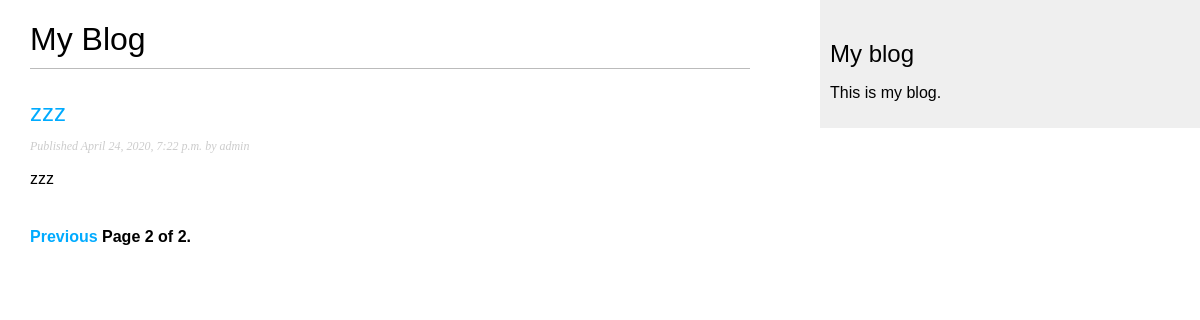
The page /blog/?page=2 on the database as committed earlier.
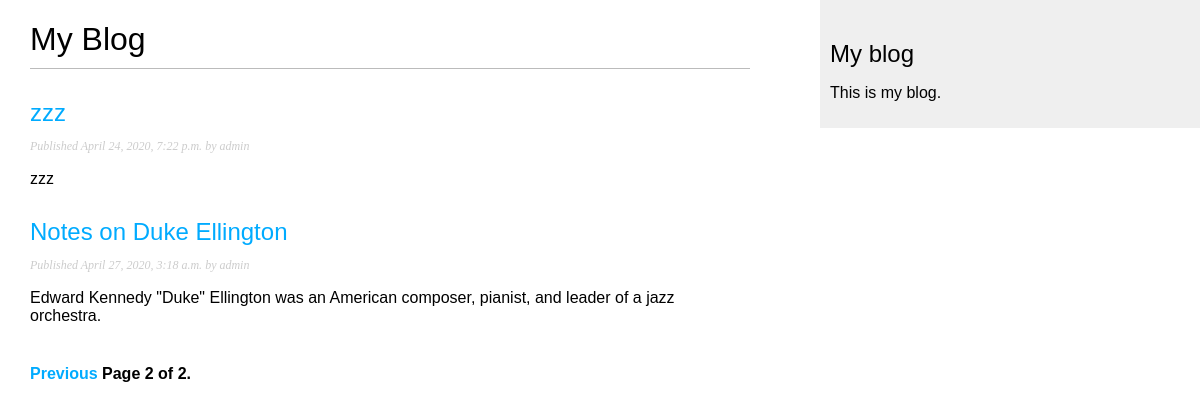
The same page on the database as committed later.
### blog/models.py (models this page shows, shortened)
class Post(models.Model):
    STATUS_CHOICES = (
        ('draft', 'Draft'),
        ('published', 'Published'),
    )
    title = models.CharField(max_length=250)
    slug = models.SlugField(max_length=250,
                            unique_for_date='publish')
    author = models.ForeignKey(
        User, on_delete=models.CASCADE, related_name='blog_posts')
    body = models.TextField()
    publish = models.DateTimeField(default=timezone.now)
    created = models.DateTimeField(auto_now=True)
    updated = models.DateTimeField(auto_now=True)
    status = models.CharField(
        max_length=10, choices=STATUS_CHOICES, default='draft')
    objects = models.Manager()  # The default manager.
    published = PublishedManager()  # Our custom manager.
    class meta:
        ordering = ('-publish',)
    def get_absolute_url(self):
        return reverse('blog:post_detail',
                       args=[self.publish.year,
                             self.publish.month,
                             self.publish.day, self.slug])

### blog/views.py (the view)
# urls.py: path('', views.PostListView.as_view(), name='post_list'),
class PostListView(ListView):
    queryset = Post.published.all()
    context_object_name = 'posts'
    paginate_by = 3
    template_name = 'blog/post/list.html'

### blog/templates/blog/post/list.html (shortened to what this page needs)
{% extends "blog/base.html" %}
{% block content %}
<h1>My Blog</h1>
{% for post in posts %}
<h2>
  <a href="{{ post.get_absolute_url }}">
    {{ post.title }}
  </a>
</h2>
<p class="date">
  Published {{ post.publish }} by {{ post.author }}
</p>
{{ post.body|truncatewords:30|linebreaks }}
{% endfor %}
{% include "pagination.html" with page=page_obj %}
{% endblock %}

Rows that differ between the two databases and show on the page:
added Post: title "Notes on Duke Ellington", publish "April 27, 2020, 3:18 a.m.", author "admin", body "Edward Kennedy \"Duke\" Ellington was an American composer, pianist, and leader of a jazz orchestra."
